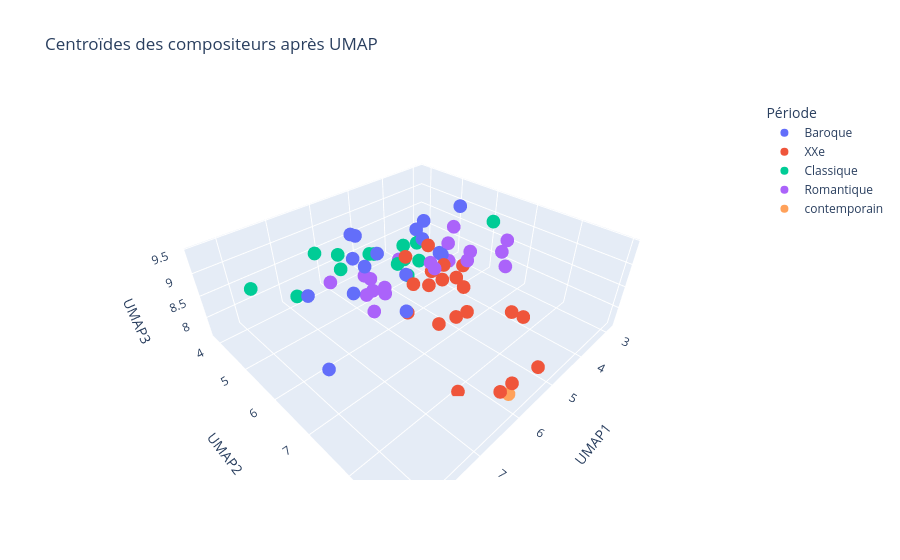

The cell this chart's notebook holds for it:
### Code cell
# Calculer les centroïdes pour chaque compositeur
# On retire la colonne 'periode' avant de faire la moyenne
df_X = pd.DataFrame(X_umap_3d)
df_X['composer'] = y
centroides = df_X.groupby('composer').mean()
df_X['periode'] = periodes

# Récupérer la période dominante pour chaque compositeur
periode_centroide = df_X.groupby('composer')['periode'].agg(lambda x: x.value_counts().idxmax())

# Affichage des centroïdes sur plotly (projection PCA 3D pour visualisation)
centroides_pca = centroides.values

fig = px.scatter_3d(
    x=centroides_pca[:, 0],
    y=centroides_pca[:, 1],
    z=centroides_pca[:, 2],
    # text=centroides.index,
    hover_name=centroides.index,
    color=periode_centroide,
    title="Centroïdes des compositeurs après UMAP",
    labels={'x': 'UMAP1', 'y': 'UMAP2', 'z': 'UMAP3', 'color': 'Période'}
)
fig.update_traces(marker=dict(size=8))
fig.show()

### Figure 1 — Plotly figure (JSON) as saved in the notebook; plotly's stock layout.template omitted (floating-point values rounded to 4 significant figures)
{"data": [{"hovertemplate": "<b>%{hovertext}</b><br><br>Période=Baroque<br>UMAP1=%{x}<br>UMAP2=%{y}<br>UMAP3=%{z}<extra></extra>", "hovertext": ["Albinoni; Tomaso", "Bach; Carl Philipp Emanuel", "Bach; Johann Sebastian", "Corelli; Arcangelo", "Couperin; Francois", "Giustini; Lodovico", "Handel; George Frederic", "Lully; Jean-Baptiste", "Mozart; Leopold", "Platti; Giovanni Benedetto", "Purcell; Henry", "Rameau; Jean-Phillipe", "Scarlatti; Domenico", "Stamitz; Johann", "Telemann; Georg Philipp", "Vivaldi; Antonio"], "legendgroup": "Baroque", "marker": {"color": "#636efa", "size": 8, "symbol": "circle"}, "mode": "markers", "name": "Baroque", "scene": "scene", "showlegend": true, "type": "scatter3d", "x": [3.229, 5.784, 6.143, 4.047, 6.236, 6.05, 2.891, 7.025, 5.226, 4.188, 8.396, 6.981, 7.394, 4.664, 5.65, 4.525], "y": [4.272, 6.299, 5.557, 4.827, 5.332, 5.831, 5.124, 7.602, 3.931, 5.679, 7.583, 6.298, 5.538, 6.167, 4.676, 5.487], "z": [8.361, 8.902, 8.905, 8.634, 9.02, 9.262, 8.922, 9.458, 8.612, 8.438, 9.255, 9.088, 8.857, 8.798, 9.026, 8.831]}, {"hovertemplate": "<b>%{hovertext}</b><br><br>Période=XXe<br>UMAP1=%{x}<br>UMAP2=%{y}<br>UMAP3=%{z}<extra></extra>", "hovertext": ["Antheil; George", "Bartok; Bela", "Berg; Alban", "Britten; Benjamin", "Debussy; Claude", "Hindemith; Paul", "Ives; Charles Edward", "Mahler; Gustav", "Messiaen; Olivier", "Milhaud; Darius", "Prokofiew; Sergej", "Ravel; Maurice", "Schoenberg; Arnold", "Shostakovich; Dmitri", "Sibelius; Jean", "Strauss; Richard", "Stravinsky; Igor", "Varese; Edgar", "Webern; Anton", "Weill; Kurt"], "legendgroup": "XXe", "marker": {"color": "#EF553B", "size": 8, "symbol": "circle"}, "mode": "markers", "name": "XXe", "scene": "scene", "showlegend": true, "type": "scatter3d", "x": [5.178, 6.22, 5.244, 5.466, 5.929, 5.067, 5.095, 4.807, 6.336, 5.251, 5.201, 6.68, 4.946, 5.175, 5.482, 5.246, 5.788, 6.307, 6.12, 4.332], "y": [7.04, 7.523, 8.904, 7.506, 7.008, 8.15, 6.295, 5.92, 8.9, 6.735, 7.003, 7.268, 8.317, 7.165, 5.974, 6.71, 6.493, 8.084, 8.953, 6.455], "z": [7.994, 8.708, 8.011, 8.536, 9.086, 8.665, 8.66, 8.967, 8.257, 9.068, 8.897, 9.058, 8.583, 8.754, 9.014, 8.734, 8.789, 7.606, 8.319, 8.525]}, {"hovertemplate": "<b>%{hovertext}</b><br><br>Période=Classique<br>UMAP1=%{x}<br>UMAP2=%{y}<br>UMAP3=%{z}<extra></extra>", "hovertext": ["Bach; Johann Christian", "Beethoven; Ludwig van", "Boccherini; Luigi Rodolofo", "Cimarosa; Domenico", "Clementi; Muzio", "Dussek; Jan Ladislav", "Haydn; Johann Michael", "Haydn; Joseph", "Mozart; Wolfgang Amadeus", "Pleyel; Ignace Joseph", "Rossini; Gioacchino", "Salieri; Antonio", "Schubert; Franz", "Weber; Carl Maria von"], "legendgroup": "Classique", "marker": {"color": "#00cc96", "size": 8, "symbol": "circle"}, "mode": "markers", "name": "Classique", "scene": "scene", "showlegend": true, "type": "scatter3d", "x": [2.876, 4.996, 6.303, 4.304, 6.396, 5.555, 5.691, 5.35, 5.411, 4.244, 7.506, 7.672, 5.728, 4.977], "y": [6.08, 5.856, 4.998, 5.101, 4.271, 5.131, 4.041, 5.603, 4.795, 4.598, 5.366, 3.845, 6.288, 5.405], "z": [8.858, 8.668, 8.664, 8.501, 8.755, 8.751, 8.329, 8.633, 8.551, 8.203, 8.82, 8.303, 8.857, 8.493]}, {"hovertemplate": "<b>%{hovertext}</b><br><br>Période=Romantique<br>UMAP1=%{x}<br>UMAP2=%{y}<br>UMAP3=%{z}<extra></extra>", "hovertext": ["Berlioz; Hector", "Borodin; Alexander", "Brahms; Johannes", "Bruckner; Anton", "Chopin; Frederic", "Dvorak; Antonin", "Faure; Gabriel", "Grieg; Edvard", "Liszt; Franz", "Mendelssohn-Bartholdy; Felix", "Mussorgsky; Modest", "Rimsky-Korsakov; Nicolai", "Saint-Saens; Camille", "Schumann; Clara", "Schumann; Robert", "Smetana; Bedrich", "Tchaikovsky; Peter Iljitsch", "Verdi; Giuseppe", "Wagner; Richard"], "legendgroup": "Romantique", "marker": {"color": "#ab63fa", "size": 8, "symbol": "circle"}, "mode": "markers", "name": "Romantique", "scene": "scene", "showlegend": true, "type": "scatter3d", "x": [4.458, 4.623, 6.507, 3.666, 5.626, 5.97, 4.664, 6.958, 4.861, 6.45, 4.857, 6.473, 3.84, 4.466, 5.291, 6.072, 5.323, 6.082, 6.678], "y": [6.178, 6.831, 6.543, 6.997, 6.853, 5.904, 7.546, 5.607, 6.96, 6.142, 7.775, 6.171, 5.749, 6.148, 5.579, 5.437, 6.473, 5.629, 6.252], "z": [8.57, 9.127, 8.97, 9.055, 9.215, 8.512, 9.436, 8.964, 9.091, 8.8, 9.326, 8.362, 8.962, 8.971, 8.703, 8.611, 9.033, 8.634, 8.879]}, {"hovertemplate": "<b>%{hovertext}</b><br><br>Période=contemporain<br>UMAP1=%{x}<br>UMAP2=%{y}<br>UMAP3=%{z}<extra></extra>", "hovertext": ["Boulez; Pierre"], "legendgroup": "contemporain", "marker": {"color": "#FFA15A", "size": 8, "symbol": "circle"}, "mode": "markers", "name": "contemporain", "scene": "scene", "showlegend": true, "type": "scatter3d", "x": [6.136], "y": [8.934], "z": [8.077]}], "layout": {"legend": {"title": {"text": "Période"}, "tracegroupgap": 0}, "scene": {"domain": {"x": [0, 1], "y": [0, 1]}, "xaxis": {"title": {"text": "UMAP1"}}, "yaxis": {"title": {"text": "UMAP2"}}, "zaxis": {"title": {"text": "UMAP3"}}}, "title": {"text": "Centroïdes des compositeurs après UMAP"}}}
